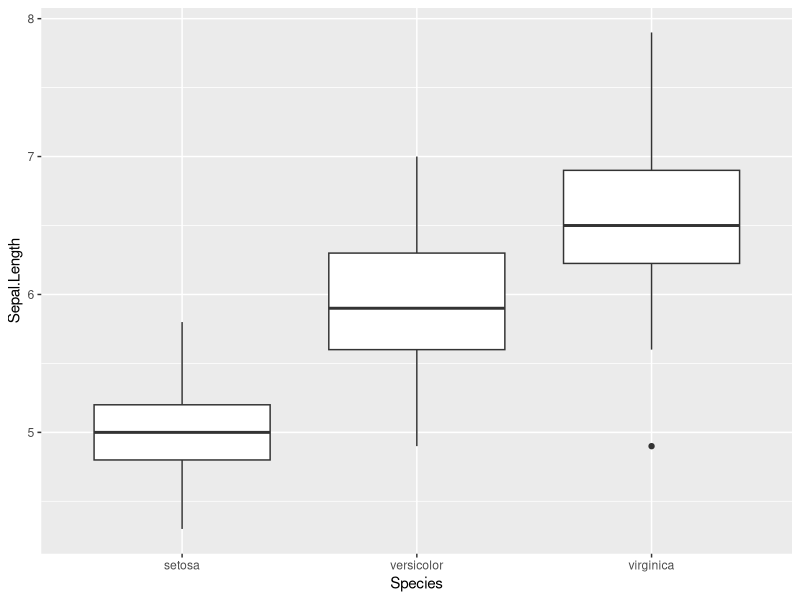

This chart was generated by the following R code:
library(ggplot2)



ggplot(iris, aes(x = Species, 
                 y = Sepal.Length)) + 
                     geom_boxplot()
 
